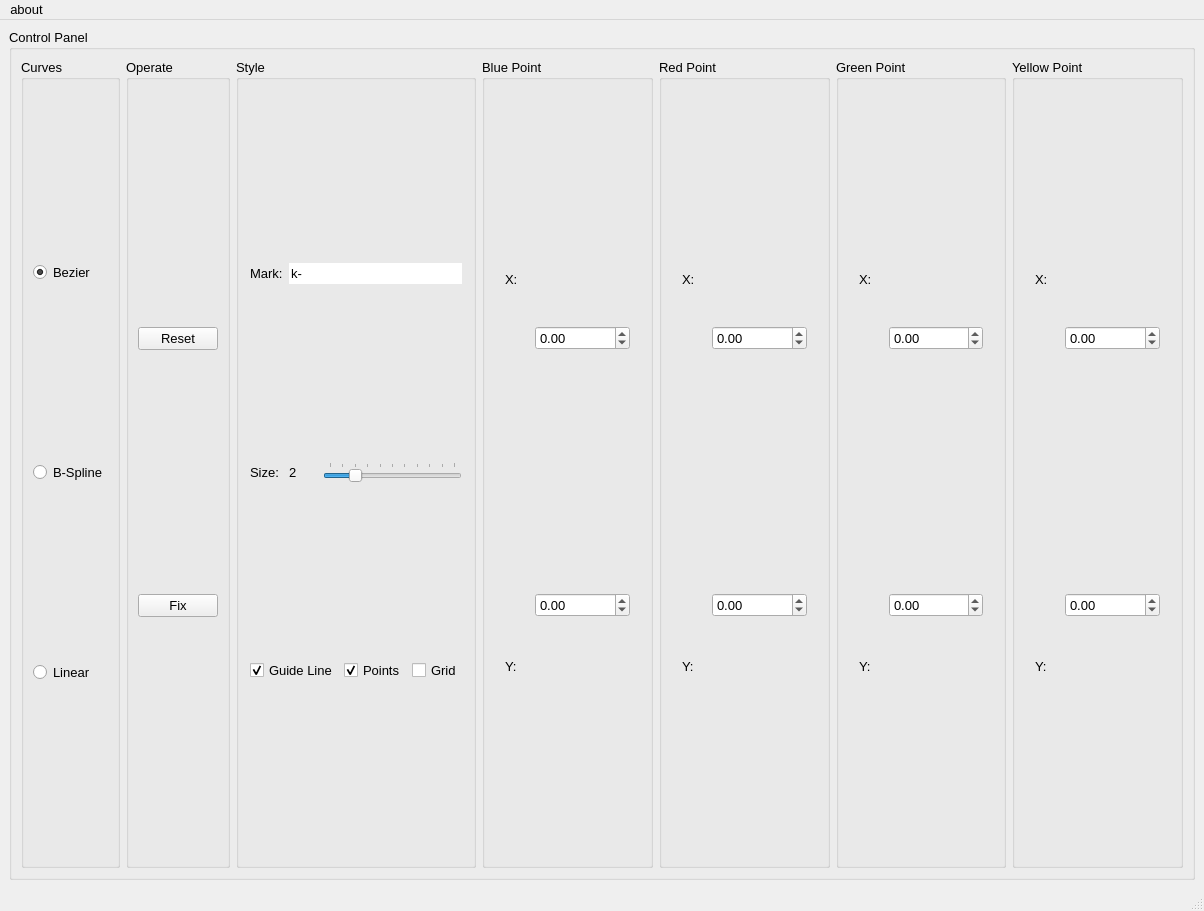
<?xml version="1.0" encoding="UTF-8"?>
<ui version="4.0">
 <class>MainWindow</class>
 <widget class="QMainWindow" name="MainWindow">
  <property name="geometry">
   <rect>
    <x>0</x>
    <y>0</y>
    <width>1204</width>
    <height>911</height>
   </rect>
  </property>
  <property name="font">
   <font>
    <family>Microsoft YaHei UI</family>
    <pointsize>10</pointsize>
   </font>
  </property>
  <property name="windowTitle">
   <string>Curves Displayer</string>
  </property>
  <property name="windowIcon">
   <iconset>
    <normaloff>ico.ico</normaloff>ico.ico</iconset>
  </property>
  <property name="windowOpacity">
   <double>3.000000000000000</double>
  </property>
  <property name="iconSize">
   <size>
    <width>100</width>
    <height>100</height>
   </size>
  </property>
  <widget class="QWidget" name="centralwidget">
   <layout class="QVBoxLayout" name="verticalLayout" stretch="4,0">
    <item>
     <layout class="QVBoxLayout" name="verticalLayout_13"/>
    </item>
    <item>
     <widget class="QGroupBox" name="groupBox">
      <property name="title">
       <string>Control Panel</string>
      </property>
      <layout class="QHBoxLayout" name="horizontalLayout" stretch="1,1,2,2,2,2,2">
       <item>
        <widget class="QGroupBox" name="groupBox_2">
         <property name="title">
          <string>Curves</string>
         </property>
         <layout class="QVBoxLayout" name="verticalLayout_2" stretch="0,1,0">
          <item>
           <widget class="QRadioButton" name="radioButton">
            <property name="text">
             <string>Bezier</string>
            </property>
            <property name="checkable">
             <bool>true</bool>
            </property>
            <property name="checked">
             <bool>true</bool>
            </property>
            <property name="autoRepeat">
             <bool>false</bool>
            </property>
            <property name="autoRepeatInterval">
             <number>100</number>
            </property>
           </widget>
          </item>
          <item>
           <widget class="QRadioButton" name="radioButton_2">
            <property name="text">
             <string>B-Spline</string>
            </property>
           </widget>
          </item>
          <item>
           <widget class="QRadioButton" name="radioButton_linear">
            <property name="text">
             <string>Linear</string>
            </property>
           </widget>
          </item>
         </layout>
        </widget>
       </item>
       <item>
        <widget class="QGroupBox" name="groupBox_8">
         <property name="title">
          <string>Operate</string>
         </property>
         <layout class="QVBoxLayout" name="verticalLayout_8">
          <item>
           <layout class="QHBoxLayout" name="horizontalLayout_9" stretch="0">
            <item>
             <widget class="QPushButton" name="pushButton">
              <property name="text">
               <string>Reset</string>
              </property>
             </widget>
            </item>
           </layout>
          </item>
          <item>
           <layout class="QHBoxLayout" name="horizontalLayout_10" stretch="0">
            <item>
             <widget class="QPushButton" name="pushButton_2">
              <property name="text">
               <string>Fix</string>
              </property>
             </widget>
            </item>
           </layout>
          </item>
         </layout>
        </widget>
       </item>
       <item>
        <widget class="QGroupBox" name="groupBox_7">
         <property name="title">
          <string>Style</string>
         </property>
         <layout class="QVBoxLayout" name="verticalLayout_14" stretch="1,1,0">
          <property name="leftMargin">
           <number>11</number>
          </property>
          <property name="topMargin">
           <number>11</number>
          </property>
          <property name="rightMargin">
           <number>11</number>
          </property>
          <item>
           <layout class="QHBoxLayout" name="horizontalLayout_6">
            <item>
             <widget class="QLabel" name="label">
              <property name="text">
               <string>Mark:</string>
              </property>
             </widget>
            </item>
            <item>
             <widget class="QLineEdit" name="lineEdit">
              <property name="inputMask">
               <string/>
              </property>
              <property name="text">
               <string>k-</string>
              </property>
              <property name="frame">
               <bool>false</bool>
              </property>
              <property name="cursorPosition">
               <number>2</number>
              </property>
              <property name="dragEnabled">
               <bool>false</bool>
              </property>
              <property name="placeholderText">
               <string/>
              </property>
              <property name="cursorMoveStyle">
               <enum>Qt::LogicalMoveStyle</enum>
              </property>
             </widget>
            </item>
           </layout>
          </item>
          <item>
           <layout class="QHBoxLayout" name="horizontalLayout_7" stretch="1,1,5">
            <item>
             <widget class="QLabel" name="label_4">
              <property name="text">
               <string>Size: </string>
              </property>
             </widget>
            </item>
            <item>
             <widget class="QLabel" name="label_10">
              <property name="text">
               <string>2</string>
              </property>
             </widget>
            </item>
            <item>
             <widget class="QSlider" name="horizontalSlider">
              <property name="maximum">
               <number>10</number>
              </property>
              <property name="pageStep">
               <number>5</number>
              </property>
              <property name="value">
               <number>2</number>
              </property>
              <property name="sliderPosition">
               <number>2</number>
              </property>
              <property name="tracking">
               <bool>true</bool>
              </property>
              <property name="orientation">
               <enum>Qt::Horizontal</enum>
              </property>
              <property name="invertedControls">
               <bool>false</bool>
              </property>
              <property name="tickPosition">
               <enum>QSlider::TicksAbove</enum>
              </property>
              <property name="tickInterval">
               <number>1</number>
              </property>
             </widget>
            </item>
           </layout>
          </item>
          <item>
           <layout class="QHBoxLayout" name="horizontalLayout_8">
            <item>
             <widget class="QCheckBox" name="checkBox">
              <property name="text">
               <string>Guide Line</string>
              </property>
              <property name="checked">
               <bool>true</bool>
              </property>
             </widget>
            </item>
            <item>
             <widget class="QCheckBox" name="checkBox_2">
              <property name="text">
               <string>Points</string>
              </property>
              <property name="checked">
               <bool>true</bool>
              </property>
             </widget>
            </item>
            <item>
             <widget class="QCheckBox" name="checkBox_3">
              <property name="text">
               <string>Grid</string>
              </property>
             </widget>
            </item>
           </layout>
          </item>
         </layout>
        </widget>
       </item>
       <item>
        <widget class="QGroupBox" name="groupBox_3">
         <property name="title">
          <string>Blue Point</string>
         </property>
         <layout class="QHBoxLayout" name="horizontalLayout_2" stretch="1,4">
          <property name="leftMargin">
           <number>20</number>
          </property>
          <property name="rightMargin">
           <number>20</number>
          </property>
          <item>
           <layout class="QVBoxLayout" name="verticalLayout_5">
            <item>
             <widget class="QLabel" name="label_2">
              <property name="text">
               <string>X:</string>
              </property>
             </widget>
            </item>
            <item>
             <widget class="QLabel" name="label_3">
              <property name="text">
               <string>Y:</string>
              </property>
             </widget>
            </item>
           </layout>
          </item>
          <item>
           <layout class="QVBoxLayout" name="verticalLayout_6">
            <item>
             <widget class="QDoubleSpinBox" name="doubleSpinBox_1">
              <property name="decimals">
               <number>2</number>
              </property>
              <property name="minimum">
               <double>-999.000000000000000</double>
              </property>
              <property name="maximum">
               <double>999.990000000000009</double>
              </property>
             </widget>
            </item>
            <item>
             <widget class="QDoubleSpinBox" name="doubleSpinBox_2">
              <property name="decimals">
               <number>2</number>
              </property>
              <property name="minimum">
               <double>-999.000000000000000</double>
              </property>
              <property name="maximum">
               <double>999.990000000000009</double>
              </property>
             </widget>
            </item>
           </layout>
          </item>
         </layout>
        </widget>
       </item>
       <item>
        <widget class="QGroupBox" name="groupBox_4">
         <property name="title">
          <string>Red Point</string>
         </property>
         <layout class="QHBoxLayout" name="horizontalLayout_4" stretch="1,4">
          <property name="leftMargin">
           <number>20</number>
          </property>
          <property name="rightMargin">
           <number>20</number>
          </property>
          <item>
           <layout class="QVBoxLayout" name="verticalLayout_7">
            <item>
             <widget class="QLabel" name="label_5">
              <property name="text">
               <string>X:</string>
              </property>
             </widget>
            </item>
            <item>
             <widget class="QLabel" name="label_6">
              <property name="text">
               <string>Y:</string>
              </property>
             </widget>
            </item>
           </layout>
          </item>
          <item>
           <layout class="QVBoxLayout" name="verticalLayout_3">
            <item>
             <widget class="QDoubleSpinBox" name="doubleSpinBox_3">
              <property name="decimals">
               <number>2</number>
              </property>
              <property name="minimum">
               <double>-999.000000000000000</double>
              </property>
              <property name="maximum">
               <double>999.990000000000009</double>
              </property>
             </widget>
            </item>
            <item>
             <widget class="QDoubleSpinBox" name="doubleSpinBox_4">
              <property name="decimals">
               <number>2</number>
              </property>
              <property name="minimum">
               <double>-999.000000000000000</double>
              </property>
              <property name="maximum">
               <double>999.990000000000009</double>
              </property>
             </widget>
            </item>
           </layout>
          </item>
         </layout>
        </widget>
       </item>
       <item>
        <widget class="QGroupBox" name="groupBox_5">
         <property name="title">
          <string>Green Point</string>
         </property>
         <layout class="QHBoxLayout" name="horizontalLayout_3" stretch="1,4">
          <property name="leftMargin">
           <number>20</number>
          </property>
          <property name="rightMargin">
           <number>20</number>
          </property>
          <item>
           <layout class="QVBoxLayout" name="verticalLayout_9">
            <item>
             <widget class="QLabel" name="label_8">
              <property name="text">
               <string>X:</string>
              </property>
             </widget>
            </item>
            <item>
             <widget class="QLabel" name="label_9">
              <property name="text">
               <string>Y:</string>
              </property>
             </widget>
            </item>
           </layout>
          </item>
          <item>
           <layout class="QVBoxLayout" name="verticalLayout_10">
            <item>
             <widget class="QDoubleSpinBox" name="doubleSpinBox_5">
              <property name="decimals">
               <number>2</number>
              </property>
              <property name="minimum">
               <double>-999.000000000000000</double>
              </property>
              <property name="maximum">
               <double>999.990000000000009</double>
              </property>
             </widget>
            </item>
            <item>
             <widget class="QDoubleSpinBox" name="doubleSpinBox_6">
              <property name="decimals">
               <number>2</number>
              </property>
              <property name="minimum">
               <double>-999.000000000000000</double>
              </property>
              <property name="maximum">
               <double>999.990000000000009</double>
              </property>
             </widget>
            </item>
           </layout>
          </item>
         </layout>
        </widget>
       </item>
       <item>
        <widget class="QGroupBox" name="groupBox_6">
         <property name="title">
          <string>Yellow Point</string>
         </property>
         <layout class="QHBoxLayout" name="horizontalLayout_5" stretch="1,4">
          <property name="leftMargin">
           <number>20</number>
          </property>
          <property name="rightMargin">
           <number>20</number>
          </property>
          <item>
           <layout class="QVBoxLayout" name="verticalLayout_12">
            <item>
             <widget class="QLabel" name="label_11">
              <property name="text">
               <string>X:</string>
              </property>
             </widget>
            </item>
            <item>
             <widget class="QLabel" name="label_12">
              <property name="text">
               <string>Y:</string>
              </property>
             </widget>
            </item>
           </layout>
          </item>
          <item>
           <layout class="QVBoxLayout" name="verticalLayout_4">
            <item>
             <widget class="QDoubleSpinBox" name="doubleSpinBox_7">
              <property name="decimals">
               <number>2</number>
              </property>
              <property name="minimum">
               <double>-999.000000000000000</double>
              </property>
              <property name="maximum">
               <double>999.990000000000009</double>
              </property>
             </widget>
            </item>
            <item>
             <widget class="QDoubleSpinBox" name="doubleSpinBox_8">
              <property name="decimals">
               <number>2</number>
              </property>
              <property name="minimum">
               <double>-999.000000000000000</double>
              </property>
              <property name="maximum">
               <double>999.990000000000009</double>
              </property>
             </widget>
            </item>
           </layout>
          </item>
         </layout>
        </widget>
       </item>
      </layout>
     </widget>
    </item>
   </layout>
  </widget>
  <widget class="QMenuBar" name="menubar">
   <property name="geometry">
    <rect>
     <x>0</x>
     <y>0</y>
     <width>1204</width>
     <height>21</height>
    </rect>
   </property>
   <widget class="QMenu" name="menuabout">
    <property name="title">
     <string>about</string>
    </property>
    <addaction name="action"/>
   </widget>
   <addaction name="menuabout"/>
  </widget>
  <widget class="QStatusBar" name="statusbar"/>
  <action name="action">
   <property name="text">
    <string>author information</string>
   </property>
  </action>
 </widget>
 <tabstops>
  <tabstop>radioButton_2</tabstop>
  <tabstop>doubleSpinBox_2</tabstop>
  <tabstop>doubleSpinBox_4</tabstop>
  <tabstop>doubleSpinBox_5</tabstop>
  <tabstop>doubleSpinBox_6</tabstop>
  <tabstop>doubleSpinBox_8</tabstop>
 </tabstops>
 <resources/>
 <connections>
  <connection>
   <sender>horizontalSlider</sender>
   <signal>valueChanged(int)</signal>
   <receiver>label_10</receiver>
   <slot>setNum(int)</slot>
   <hints>
    <hint type="sourcelabel">
     <x>275</x>
     <y>802</y>
    </hint>
    <hint type="destinationlabel">
     <x>244</x>
     <y>794</y>
    </hint>
   </hints>
  </connection>
 </connections>
</ui>
